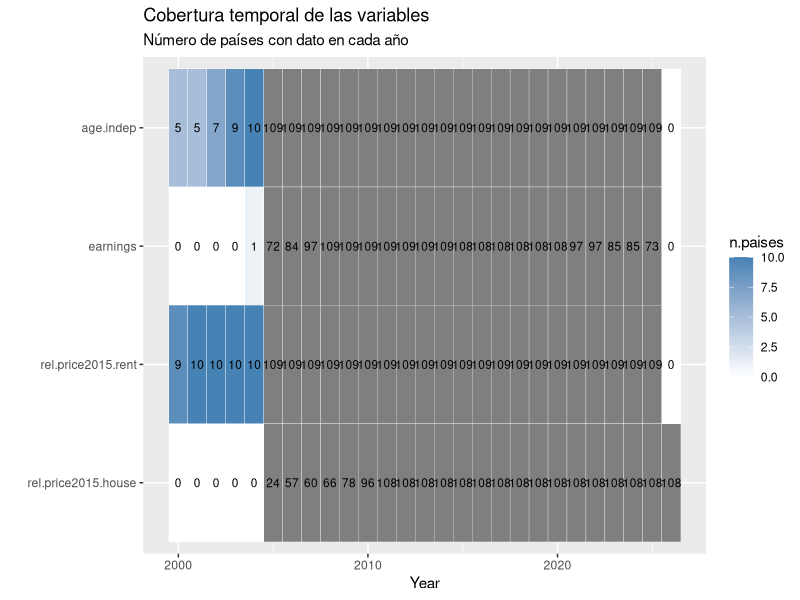
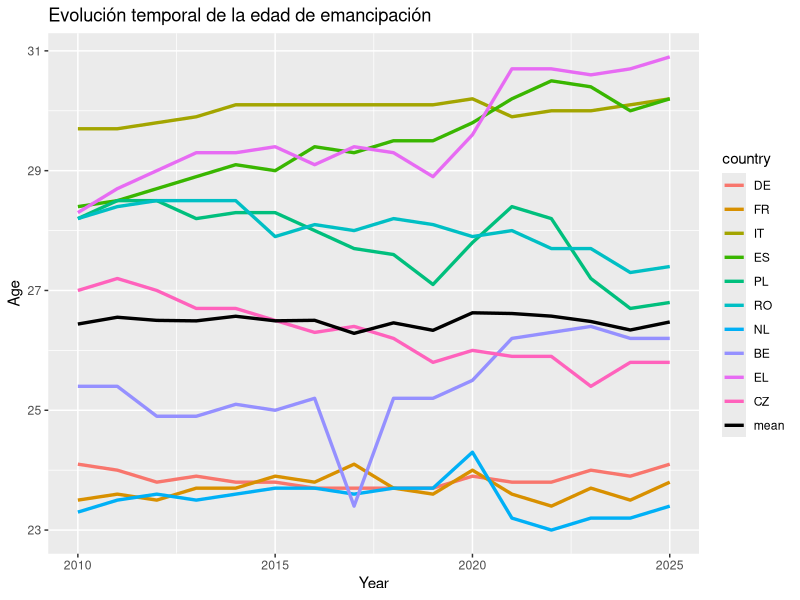
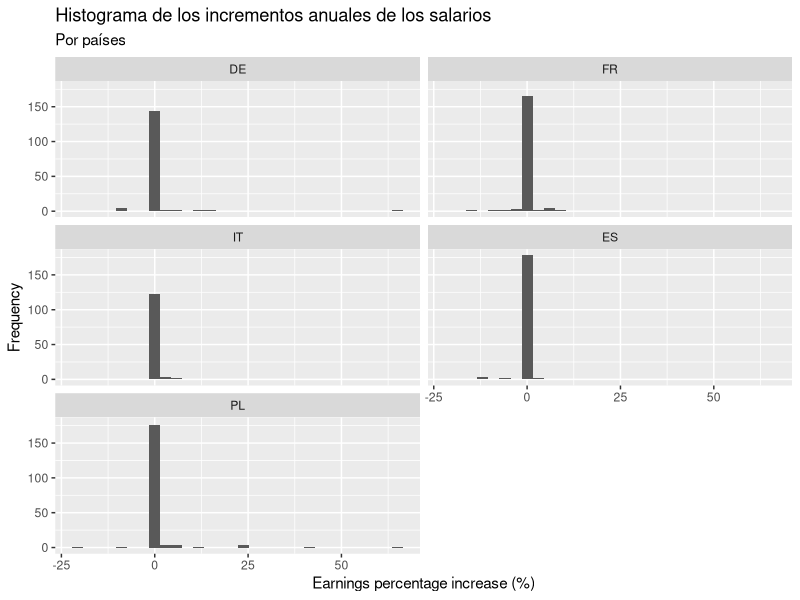
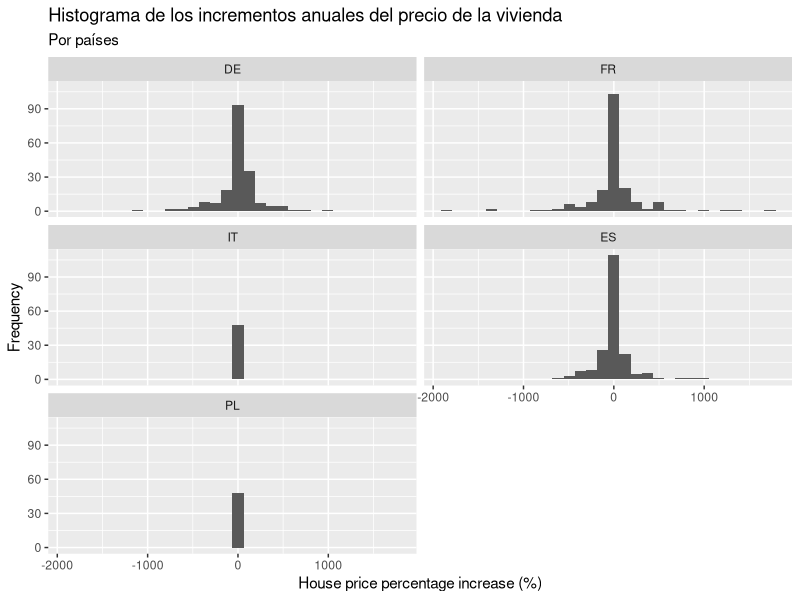
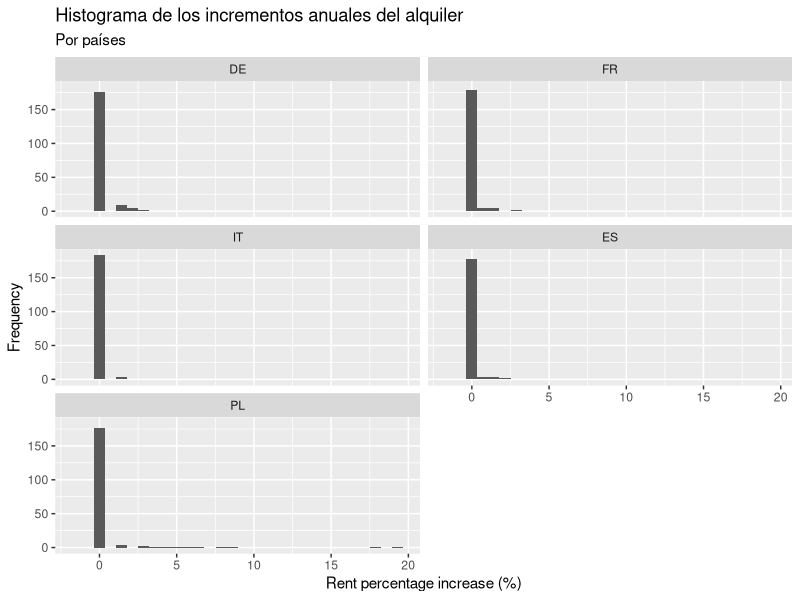
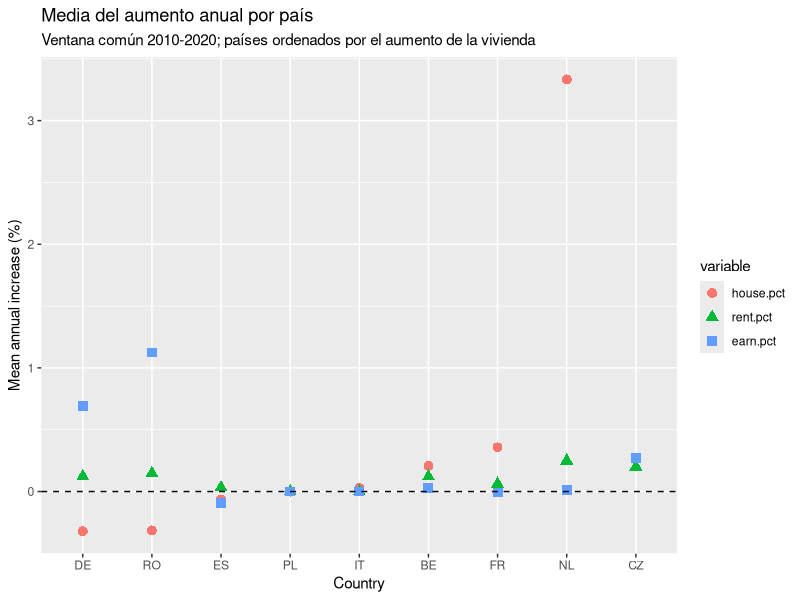
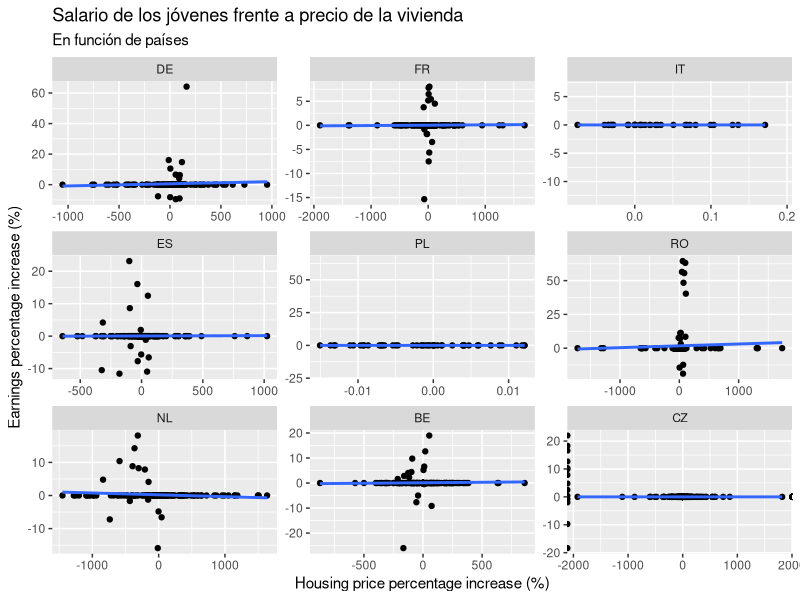
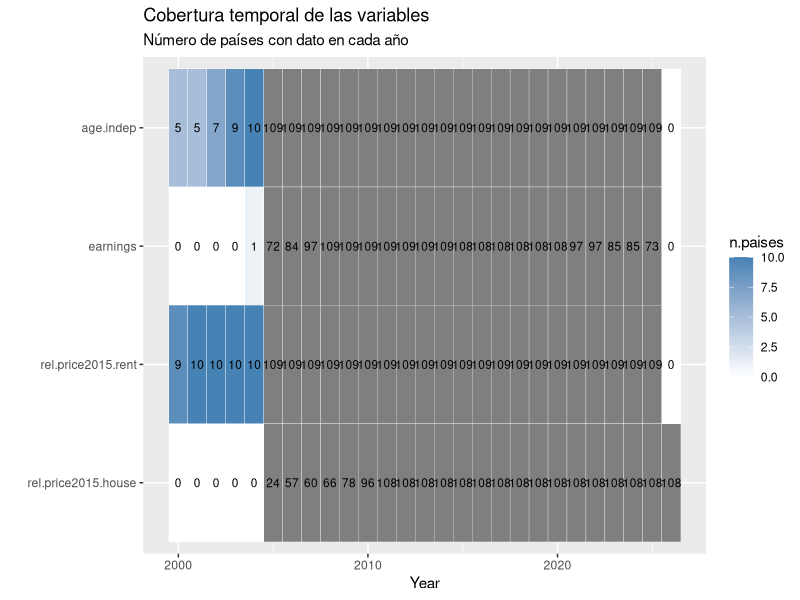

Here is the R script that generated these plots, in order: (Note: this script raises an error after producing the figures.)
## ---- chunk 1
knitr::opts_chunk$set(fig.width = 6.5, fig.height = 4, out.width = '100%',
                      echo = FALSE, message = FALSE, warning = FALSE)
# Tamaño por defecto de las figuras: 6.5 x 4.5 pulgadas, ajustadas al ancho del texto de la plantilla MDPI
## ---- chunk 2
library(readr)
library(stringr)
library(dplyr)
library(tidyr)
library(magrittr)
library(lubridate)
library(ggplot2)
library(GGally)
## ---- chunk 3
# Cargamos el dataframe
poblacion <- read_tsv('data/poblacion_paises.tsv')

# Limpiamos los nombres de la variable country para obtener los nombres de los paises
colnames(poblacion)[1] <- 'country'
poblacion %<>% mutate(country = sub("^.*,", "", country)) %>% mutate(across(-1, ~ as.numeric(gsub('[^0-9.]', '', .x))))

# Calculamos la media poblacional de cada pais desde el 2000 hasta hoy
poblacion %<>% transmute(country, population = rowMeans(select(., -country), na.rm = TRUE))

# Ordenamos los paises de mayor a menor poblacion
# Eliminamos algunos que no pertenecen politicamente a Europa
poblacion %<>% arrange(desc(population)) %>% filter(!(country %in% c('RU', 'UA', 'DE_TOT', 'TR', 'FX', 'BY', 'AZ', 'UK')))

# Nos quedamos con los nombres de los 10 primeros
mas.poblacion10 <- poblacion$country[1:10]

# Nos quedamos con los nombres de los 5 primeros
mas.poblacion5 <- poblacion$country[1:5]
## ---- chunk 4
# Cargamos el dataframe
indep.resid <- read_tsv('data/edad_independencia_residencial.tsv')

# La primera columna viene con los valores de sex y country, por lo que hay que separarlos
colnames(indep.resid)[1] <- 'sex.country'
indep.resid %<>% mutate(sex.country = sub("^.*,([^,]*,[^,]*)$", "\\1", sex.country)) %>% separate(sex.country, into = c('sex', 'country'), sep = ',') %>% mutate(sex = factor(sex))

# Aqui pasamos los valores de edad de emancipacion en funcion de año a formato tidy
# Filtramos para quedarnos con sex = 'T', el total, ya que no nos interesa la diferenciacion por sexos
# Nos quedamos con los 10 paises mas poblados
indep.resid %<>% mutate(across(c(-1, -2), ~ as.numeric(gsub('[^0-9.]', '', .x)))) %>% pivot_longer(cols = c(-1, -2), names_to = 'year', values_to = 'age.indep') %>% mutate(year = as.numeric(year)) %>% filter(sex == 'T' & country %in% mas.poblacion10) %>% select(-sex) %>% mutate(country = factor(country, levels = mas.poblacion10, labels = mas.poblacion10))
## ---- chunk 5
precio.vivienda <- read_tsv('data/precio_vivienda.tsv')

colnames(precio.vivienda)[1] <- 'country'
precio.vivienda %<>% mutate(country = sub(".*,", "", country))

precio.vivienda %<>% mutate(across(-1, ~ as.numeric(gsub('[^0-9.]', '', .x)))) %>% pivot_longer(cols = -1, names_to = 'year.quadri', values_to = 'rel.price2015.house')

# Como el indice viene por cuatrimestres, nos quedamos con 1 solo valor, el correspondiente al cuatrimestre 1
precio.vivienda %<>% separate(year.quadri, into = c('year', 'quadri'), sep = '-') %>% mutate(quadri = factor(quadri, ordered=TRUE)) %>% mutate(year = as.numeric(year)) %>% filter(country %in% mas.poblacion10 & quadri == 'Q1') %>% select(-quadri) %>% mutate(country = factor(country, levels = mas.poblacion10, labels = mas.poblacion10))
## ---- chunk 6
precio.alquiler <- read_tsv('data/precio_alquiler.tsv')

colnames(precio.alquiler)[1] <- 'country'
precio.alquiler %<>% mutate(country = sub(".*,", "", country))

precio.alquiler %<>% mutate(across(-1, ~ as.numeric(gsub('[^0-9.]', '', .x)))) %>% pivot_longer(cols = -1, names_to = 'year', values_to = 'rel.price2015.rent') %>% mutate(year = as.numeric(year)) %>% filter(country %in% mas.poblacion10) %>% mutate(country = factor(country, levels = mas.poblacion10, labels = mas.poblacion10))
## ---- chunk 7
salarios2 <- read_tsv('data/salarios2.tsv')

# Este dataframe ha sido obtenido de otra fuente
# Por eso los nombres de los paises vienen en otro formato y hay que hacer el filtrado manualmente otra vez 
salarios2 %<>% transmute(country = ref_area.label, year = time, earnings = 0.9*obs_value, source = factor(source.label))
names.country <- c('Germany', 'France', 'Italy', 'Spain', 'Poland', 'Romania', 'Netherlands', 'Belgium', 'Greece', 'Czechia')
names.country %in% salarios2$country
salarios2 %<>% filter(country %in% names.country) %>% mutate(country = factor(country, levels = names.country, labels = mas.poblacion10))

# En algunos paises se ha cambiado el metodo de cuantificar los salarios, por lo que hay saltos muy grandes de un año a otro
# Identificamos los paises en los que ha pasado esto
major.source <- salarios2 %>% count(country, source) %>% group_by(country) %>% arrange(desc(n)) %>% slice(1) %>% mutate(major.source = source) %>% select(c(-source, -n))

# Para no estropear la tendencia temporal, nos quedamos con los datos correspondientes a 1 solo metodo, del que mas observaciones haya
salarios2 %<>% full_join(major.source) %>% mutate(earnings = ifelse(source == major.source, earnings, NA)) %>% select(c(-major.source, -source))
## ---- chunk 8
# Juntamos todas las variables en un dataframe por paises y años
jovenes.df <- indep.resid %>% full_join(salarios2) %>% full_join(precio.alquiler) %>% full_join(precio.vivienda) 
## ---- chunk 9
sumario.jovenes <- data.frame(variable = colnames(jovenes.df))
sumario.jovenes$type <- sapply(jovenes.df, function(x) class(x)[1])
sumario.jovenes$levels <- sapply(jovenes.df, function(x) length(unique(x)))
sumario.jovenes$topLevel <- sapply(jovenes.df, function(x) names(which.max(table(x))))
sumario.jovenes$topCount <- sapply(jovenes.df, function(x) max(table(x)))
sumario.jovenes$topFrac <- sumario.jovenes$topCount / nrow(jovenes.df)
sumario.jovenes$missFreq <- sapply(jovenes.df, function(x) sum(is.na(x)))
sumario.jovenes$missFrac <- sumario.jovenes$missFreq / nrow(jovenes.df)


tab.df <- sumario.jovenes
num <- suppressWarnings(as.numeric(tab.df$topLevel))
tab.df$topLevel <- ifelse(is.na(num), tab.df$topLevel, format(round(num, 2), trim = TRUE, drop0trailing = TRUE))

tab.sumario <- knitr::kable(tab.df, format = 'latex', booktabs = TRUE, linesep = '', digits = 3, align = c('l', 'l', 'r', 'r', 'r', 'r', 'r', 'r'), col.names = c('Variable', 'Type', 'Levels', 'Top level', 'Top count', 'Top frac.', 'Miss. freq.', 'Miss. frac.'))
knitr::asis_output(paste0('\\begin{table}[H]\n\\caption{Resumen de las variables del conjunto de datos.}\n\\centering\\footnotesize\\setlength{\\tabcolsep}{4pt}\n', paste(tab.sumario, collapse = '\n'), '\n\\end{table}\n'))
## ---- chunk 10
dim(jovenes.df)
# Numero de registros y de variables

vars.num <- setdiff(colnames(jovenes.df)[sapply(jovenes.df, is.numeric)], 'year')
vars.num
# Variables cuantitativas continuas. 'country' es cualitativa nominal y 'year' es cuantitativa discreta (indice temporal)

por.var <- function(f) unname(sapply(jovenes.df[vars.num], f))
# Aplica una funcion a cada variable numerica y devuelve un vector sin nombres
## ---- chunk 11
cobertura <- jovenes.df %>% group_by(year) %>% summarise(across(all_of(vars.num), ~ sum(!is.na(.x)))) %>% pivot_longer(-year, names_to = 'variable', values_to = 'n.paises') %>% mutate(variable = factor(variable, levels = rev(vars.num)))

ggplot(cobertura, aes(x = year, y = variable, fill = n.paises)) + geom_tile(color = 'white') + geom_text(aes(label = n.paises), size = 3) + scale_fill_gradient(low = 'white', high = 'steelblue', limits = c(0, length(unique(jovenes.df$country)))) + labs(title = 'Cobertura temporal de las variables', subtitle = 'Número de países con dato en cada año') + xlab('Year') + ylab('')
ggsave('results/univ_cobertura.pdf', width = 14, height = 10, dpi = 300)
## ---- chunk 12
# Limitamos el estudio desde el 2010 hasta el 2025
jovenes.df %<>% filter(year >= 2010 & year <= 2025)

# Obtenemos el primer año en el que comienzan las medidas de salarios y precios
# Tomamos este año como valor de referencia para poder compararlos luego mas facilmente
year.start <- jovenes.df %>% group_by(country) %>% arrange(year) %>% select(c(country, year, rel.price2015.rent, rel.price2015.house, earnings)) %>%  filter(if_all(everything(), ~ !is.na(.x))) %>% slice(1) %>% ungroup() %>% transmute(country, year.start = year)

jovenes.df <- full_join(jovenes.df, year.start)

# Ahora tomamos, para cada variable, un valor de 100 en el año de referencia, asi las podremos comparar mejor graficamente
jovenes.df %<>% group_by(country) %>% mutate(earnings = earnings/earnings[year == unique(year.start)]*100, price.rent = rel.price2015.rent/rel.price2015.rent[year == unique(year.start)]*100, price.house = rel.price2015.house/rel.price2015.house[year == unique(year.start)]*100) %>% select(c(-year.start, -rel.price2015.rent, -rel.price2015.house)) %>% ungroup()

# Calculamos los salarios en proporcion al precio de la vivienda y a los alquileres, respectivamente
jovenes.df %<>% mutate(earn.prop.house = earnings/price.house*100, earn.prop.rent = earnings/price.rent*100)

# Calculamos el aumento porcentual de los salarios, alquileres y precio de la vivienda para cada año
jovenes.df %<>%
  group_by(country) %>%
  arrange(year, .by_group = TRUE) %>%
  mutate(
    age.diff = age.indep - lag(age.indep),
    earn.diff = earnings - lag(earnings),
    house.diff = price.house - lag(price.house),
    rent.diff = price.rent - lag(price.rent)
  ) %>%
  ungroup()
## ---- chunk 13
# Calculamos ahora cuales son las variables cuantitativas continuas tras las transformaciones
vars.num <- setdiff(colnames(jovenes.df)[sapply(jovenes.df, is.numeric)], 'year')
vars.num
## ---- chunk 14
mystats <- function(x, na.omit = TRUE) {
  if (na.omit) x <- x[!is.na(x)]
  m <- mean(x)
  n <- length(x)
  s <- sd(x)
  skew <- sum((x - m)^3 / s^3) / n
  kurt <- sum((x - m)^4 / s^4) / n - 3
  return(c(n = n, mean = m, trimmed = mean(x, trim = 0.1), median = median(x), min = min(x), q1 = quantile(x, 0.25, names = FALSE), q3 = quantile(x, 0.75, names = FALSE), max = max(x), stdev = s, var = var(x), mad = mad(x), IQR = IQR(x), skew = skew, kurtosis = kurt))
}
# Funcion del Tema 6 (asimetria y curtosis en exceso), ampliada con media recortada (10%), cuartiles, rango intercuartilico y MAD

estad <- sapply(jovenes.df[vars.num], mystats)

t(round(estad[c('n', 'mean', 'trimmed', 'median', 'min', 'q1', 'q3', 'max'), ], 2))
# Tendencia central y posicion

t(round(estad[c('stdev', 'var', 'mad', 'IQR', 'skew', 'kurtosis'), ], 2))
# Dispersion y forma (skew > 0: cola larga a la derecha; kurtosis > 0: colas mas pesadas que la normal)
## ---- chunk 15
# Estadisticos descriptivos por pais (5 paises mas poblados) en una tabla compacta
nm <- names(mystats(c(0, 1)))
mystats.pais <- function(x) if (all(is.na(x))) setNames(rep(NA_real_, length(nm)), nm) else mystats(x)

# Una fila por variable para cada pais (mismas medidas que mystats)
estad.pais <- lapply(mas.poblacion5, function(p) {
  res <- t(sapply(jovenes.df[jovenes.df$country == p, vars.num], mystats.pais))
  data.frame(variable = vars.num, res, row.names = NULL)
})
estad.pais <- do.call(rbind, estad.pais)
estad.pais$n <- as.integer(estad.pais$n)

tab.est <- knitr::kable(estad.pais, format = 'latex', booktabs = TRUE, linesep = '', digits = 2, align = c('l', rep('r', 14)), col.names = c('Variable', 'n', 'Mean', 'Trim.', 'Median', 'Min', 'Q1', 'Q3', 'Max', 'SD', 'Var', 'MAD', 'IQR', 'Skew', 'Kurt.'))

# Se inserta una fila de cabecera con el nombre de cada pais antes de su bloque de variables
lin <- unlist(strsplit(paste(tab.est, collapse = '\n'), '\n'))
i.mid <- grep('^\\\\midrule', lin)[1]
i.bot <- grep('^\\\\bottomrule', lin)
cuerpo <- lin[(i.mid + 1):(i.bot - 1)]
nv <- length(vars.num)
bloques <- unlist(lapply(seq_along(mas.poblacion5), function(k) c(sprintf('\\midrule\\multicolumn{15}{l}{\\textbf{%s}}\\\\', mas.poblacion5[k]), cuerpo[((k - 1) * nv + 1):(k * nv)])))
tabla <- paste(c(lin[1:(i.mid - 1)], bloques, lin[i.bot:length(lin)]), collapse = '\n')

# Letra pequena y reduccion automatica al ancho del texto si la tabla es mas ancha
knitr::asis_output(paste0('\\begin{table}[htbp]\n\\caption{Estadísticos descriptivos por país (5 países más poblados).}\n\\centering\\scriptsize\\setlength{\\tabcolsep}{2pt}\n\\resizebox{\\ifdim\\width>\\linewidth\\linewidth\\else\\width\\fi}{!}{%\n', tabla, '}\n\\end{table}\n'))
## ---- chunk 16
age.mean <- jovenes.df %>% group_by(year) %>% summarise(age.mean = mean(age.indep, na.rm = TRUE), .groups = "drop")
ggplot() + geom_line(data = jovenes.df, mapping = aes(x = year, y = age.indep, color = country), linewidth = 1.15, na.rm = TRUE) + geom_line(data = age.mean, mapping = aes(x = year, y = age.mean, color = 'mean'), linewidth = 1.15, na.rm = TRUE) +
  scale_color_manual(values = c(setNames(scales::hue_pal()(length(unique(jovenes.df$country))), unique(jovenes.df$country)), "mean" = "black")) +
  labs(title = 'Evolución temporal de la edad de emancipación') + xlab('Year') + ylab('Age')
ggsave('results/edad_emancipacion.pdf', width = 14, height = 10, dpi = 300)
## ---- chunk 17
media.edad <- jovenes.df %>% group_by(country) %>% summarise(n.years = n(), media = round(mean(age.indep, na.rm = TRUE),2), media.pct = round(mean(age.diff, na.rm = TRUE),2), total.dif = age.indep[length(age.indep)]-age.indep[1], .groups = 'drop') %>% as.data.frame()
media.edad
# Media anual de cada pais de la edad de emancipación
## ---- chunk 18
paises.excluir <- character(0)
# Paises que se quieran dejar fuera del estudio (por ejemplo, uno con una serie muy corta que acorte la ventana comun). Grecia ya queda fuera porque no tiene serie de vivienda

aumentos <- jovenes.df %>% filter(!country %in% paises.excluir) %>% select(country, year, earnings, price.rent, price.house, earn.pct = earn.diff, rent.pct = rent.diff, house.pct = house.diff)
# Aumento porcentual: la propia .diff (variacion anual del indice, que vale 100 en el año base)

vars.pct <- c('house.pct', 'rent.pct', 'earn.pct')
# Variables del estudio: aumento porcentual de la vivienda, del alquiler y de los salarios

rango.paises <- aumentos %>% filter(!is.na(earnings) & !is.na(price.rent) & !is.na(price.house)) %>% group_by(country) %>% summarise(primero = min(year), ultimo = max(year), .groups = 'drop') %>% as.data.frame()
# Primer y ultimo año con las tres series disponibles en cada pais

year.ini <- max(rango.paises$primero)
year.fin <- min(rango.paises$ultimo)
c(year.ini = year.ini, year.fin = year.fin)
# Ventana comun: desde el ultimo de los primeros años hasta el primero de los ultimos

aum.comun <- aumentos %>% filter(year > year.ini & year <= year.fin) %>% filter(if_all(all_of(vars.pct), ~ !is.na(.x)))
# Variaciones anuales dentro de la ventana comun (la primera es la de year.ini + 1) y sin datos ausentes

aum.comun %>% count(country) %>% as.data.frame()
## ---- chunk 19
jovenes.df %>% filter(country %in% mas.poblacion5) %>% ggplot(aes(x=earn.diff)) +  geom_histogram(bins = 30, na.rm = TRUE) + facet_wrap(~country, nrow = 3)+ xlab('Earnings percentage increase (%)') + ylab('Frequency') + labs(title = 'Histograma de los incrementos anuales de los salarios', subtitle = 'Por países')
## ---- chunk 20
jovenes.df %>% filter(country %in% mas.poblacion5) %>% ggplot(aes(x=house.diff)) +  geom_histogram(bins = 30, na.rm = TRUE) + facet_wrap(~country, nrow = 3)+ xlab('House price percentage increase (%)') + ylab('Frequency') + labs(title = 'Histograma de los incrementos anuales del precio de la vivienda', subtitle = 'Por países')
## ---- chunk 21
jovenes.df %>% filter(country %in% mas.poblacion5) %>% ggplot(aes(x=rent.diff)) +  geom_histogram(bins = 30, na.rm = TRUE) + facet_wrap(~country, nrow = 3)+ xlab('Rent percentage increase (%)') + ylab('Frequency') + labs(title = 'Histograma de los incrementos anuales del alquiler', subtitle = 'Por países')
## ---- chunk 22
medias.pais <- aum.comun %>% group_by(country) %>% summarise(n.years = n(), across(all_of(vars.pct), mean), .groups = 'drop') %>% mutate(earn.menos.house = earn.pct - house.pct, earn.menos.rent = earn.pct - rent.pct) %>% as.data.frame()
medias.pais %>% mutate(across(-c(country, n.years), ~ round(.x, 2)))
# Media anual de cada pais en la ventana comun y diferencias entre variables
## ---- chunk 23
pares <- list(c('earn.pct', 'house.pct'), c('earn.pct', 'rent.pct'))

data.frame(par = sapply(pares, paste, collapse = ' vs '), paises.mayor = sapply(pares, function(p) sum(medias.pais[[p[1]]] > medias.pais[[p[2]]])), n.paises = nrow(medias.pais))
# paises.mayor: numero de paises en los que la media de la primera variable es mayor que la de la segunda
## ---- chunk 24
medias.long <- medias.pais %>% pivot_longer(all_of(vars.pct), names_to = 'variable', values_to = 'media') %>% mutate(country = factor(country, levels = as.character(medias.pais$country[order(medias.pais$house.pct)])), variable = factor(variable, levels = vars.pct))

ggplot(medias.long, aes(x = country, y = media, color = variable, shape = variable)) + geom_point(size = 3) + geom_hline(yintercept = 0, linetype = 2) + labs(title = 'Media del aumento anual por país', subtitle = paste0('Ventana común ', year.ini, '-', year.fin, '; países ordenados por el aumento de la vivienda')) + xlab('Country') + ylab('Mean annual increase (%)')
ggsave('results/univ_aumentos_medias.pdf', width = 14, height = 10, dpi = 300)
## ---- chunk 25
jovenes.df %>% filter(country != 'EL') %>% ggplot(aes(x = house.diff, y = earn.diff)) + geom_point(na.rm = TRUE) + 
   geom_smooth(method = "lm", se = FALSE, na.rm = TRUE) + facet_wrap(.~country, nrow = 4, scales = 'free') + ylab('Earnings percentage increase (%)') + xlab('Housing price percentage increase (%)') + labs(title = 'Salario de los jóvenes frente a precio de la vivienda', subtitle = 'En función de países')
## ---- chunk 26
jovenes.df %>% filter(country != 'EL') %>% group_by(country) %>% summarise(cor.pearson = cor(earn.diff, house.diff, method = 'pearson', use = 'complete.obs'), cor.spearman = cor(earn.diff, house.diff, method = 'spearman', use = 'complete.obs'))
## ---- chunk 27
jovenes.df %>% filter(country != 'EL') %>% group_by(country) %>% summarise(slope = lm(earn.diff ~ house.diff)[[1]][2])
## ---- chunk 28
jovenes.df %>% filter(country != 'EL') %>% ggplot(aes(x = rent.diff, y = earn.diff)) + geom_point(na.rm = TRUE) + 
  geom_smooth(method = "lm", se = FALSE, na.rm = TRUE) + facet_wrap(.~country, nrow = 4, scales = 'free') + ylab('Earnings percentage increase (%)') + xlab('Rent percentage increase (%)') + labs(title = 'Salario de los jóvenes frente a precio del alquiler', subtitle = 'En función de países')
## ---- chunk 29
jovenes.df %>% filter(country != 'EL') %>% group_by(country) %>% summarise(cor.pearson = cor(earn.diff, rent.diff, method = 'pearson', use = 'complete.obs'), cor.spearman = cor(earn.diff, rent.diff, method = 'spearman', use = 'complete.obs'))
## ---- chunk 30
jovenes.df %>% filter(country != 'EL') %>% group_by(country) %>% summarise(slope = lm(earn.diff ~ rent.diff)[[1]][2])
## ---- chunk 31
ggplot(data = filter(jovenes.df, country != 'EL', year >= 2005 & year <= 2025)) + 
  geom_line(aes(x = year, y = earnings, color = 'earnings'), linewidth = 1, na.rm = TRUE) + 
  geom_line(aes(x = year, y = price.house, color = 'house buying'), linewidth = 1, linetype = 2, na.rm = TRUE) + 
  geom_line(aes(x = year, y = price.rent, color = 'rent'), linewidth = 1, linetype = 3, na.rm = TRUE) + facet_wrap(.~country, nrow = 4, scales = 'free_y') + labs(title = 'Evolución porcentual del salario de los jóvenes, precio de la vivienda y precio del alquiler', subtitle = 'En función de países') + xlab('Year') + ylab('Percentage increase (%)')
ggsave('results/viviendas_salarios.pdf', width = 14, height = 10, dpi = 300)
## ---- chunk 32
ggplot(data = filter(jovenes.df, country != 'EL', year >= 2005 & year <= 2025)) + 
  geom_line(aes(x = year, y = earn.prop.house, color = 'by house prices'), linewidth = 1, na.rm = TRUE) + 
  geom_line(aes(x = year, y = earn.prop.rent, color = 'by rent'), linewidth = 1, na.rm = TRUE) + facet_wrap(.~country, nrow = 4, scales = 'free_y') + labs(title = 'Evolución del salario real en proporción al precio de la vivienda y del alquiler', subtitle = 'En función de países') + xlab('Year') + ylab('Percentage increase (%)')
ggsave('results/proporcion_salario.pdf', width = 14, height = 10, dpi = 300)
